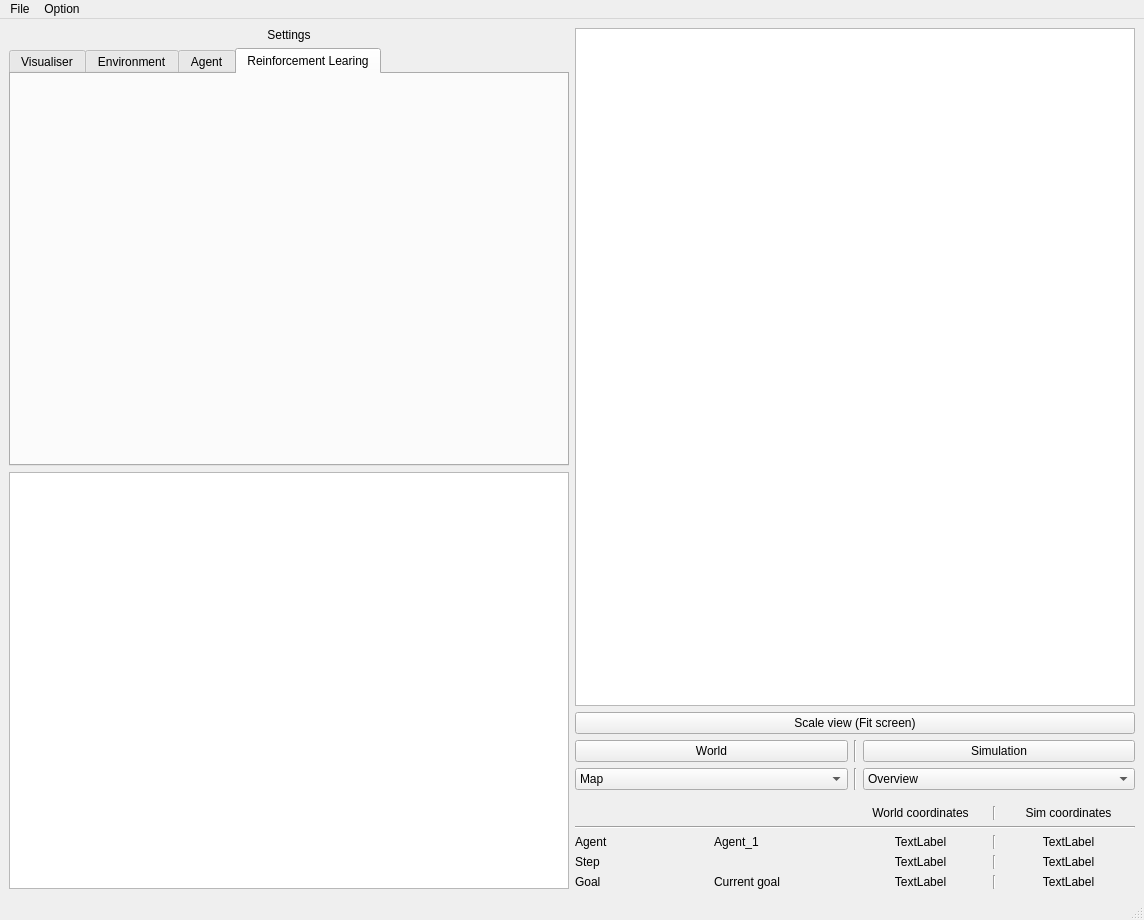
<?xml version="1.0" encoding="UTF-8"?>
<ui version="4.0">
 <class>main_window</class>
 <widget class="QMainWindow" name="main_window">
  <property name="geometry">
   <rect>
    <x>0</x>
    <y>0</y>
    <width>1144</width>
    <height>920</height>
   </rect>
  </property>
  <property name="minimumSize">
   <size>
    <width>1144</width>
    <height>920</height>
   </size>
  </property>
  <property name="windowTitle">
   <string>RSAI_v1.1</string>
  </property>
  <widget class="QWidget" name="centralwidget">
   <layout class="QHBoxLayout" name="horizontalLayout_3">
    <item>
     <layout class="QHBoxLayout" name="horizontalLayout">
      <item>
       <layout class="QVBoxLayout" name="verticalLayout_3">
        <item>
         <widget class="QLabel" name="label">
          <property name="text">
           <string>Settings</string>
          </property>
          <property name="alignment">
           <set>Qt::AlignCenter</set>
          </property>
         </widget>
        </item>
        <item>
         <widget class="QTabWidget" name="tabWidget">
          <property name="currentIndex">
           <number>3</number>
          </property>
          <widget class="QWidget" name="tab">
           <attribute name="title">
            <string>Visualiser</string>
           </attribute>
          </widget>
          <widget class="QWidget" name="tab_3">
           <attribute name="title">
            <string>Environment</string>
           </attribute>
          </widget>
          <widget class="QWidget" name="tab_4">
           <attribute name="title">
            <string>Agent</string>
           </attribute>
          </widget>
          <widget class="QWidget" name="tab_5">
           <attribute name="title">
            <string>Reinforcement Learing</string>
           </attribute>
          </widget>
         </widget>
        </item>
        <item>
         <widget class="QTextEdit" name="console_output"/>
        </item>
       </layout>
      </item>
     </layout>
    </item>
    <item>
     <layout class="QVBoxLayout" name="verticalLayout_4">
      <item>
       <layout class="QVBoxLayout" name="verticalLayout_5">
        <item>
         <widget class="QGraphicsView" name="map_view"/>
        </item>
        <item>
         <widget class="QPushButton" name="scale_toggle">
          <property name="text">
           <string>Scale view (Fit screen)</string>
          </property>
         </widget>
        </item>
        <item>
         <layout class="QHBoxLayout" name="horizontalLayout_6">
          <item>
           <layout class="QGridLayout" name="gridLayout">
            <item row="0" column="2">
             <widget class="QPushButton" name="simulation_toggle">
              <property name="text">
               <string>Simulation</string>
              </property>
             </widget>
            </item>
            <item row="1" column="2">
             <widget class="QComboBox" name="simulation_combo">
              <item>
               <property name="text">
                <string>Overview</string>
               </property>
              </item>
              <item>
               <property name="text">
                <string>Obstacles</string>
               </property>
              </item>
              <item>
               <property name="text">
                <string>Paths</string>
               </property>
              </item>
              <item>
               <property name="text">
                <string>Agent</string>
               </property>
              </item>
             </widget>
            </item>
            <item row="0" column="0">
             <widget class="QPushButton" name="world_toggle">
              <property name="text">
               <string>World</string>
              </property>
             </widget>
            </item>
            <item row="1" column="0">
             <widget class="QComboBox" name="world_combo">
              <item>
               <property name="text">
                <string>Map</string>
               </property>
              </item>
              <item>
               <property name="text">
                <string>Obstacles</string>
               </property>
              </item>
             </widget>
            </item>
            <item row="0" column="1">
             <widget class="Line" name="line_6">
              <property name="orientation">
               <enum>Qt::Vertical</enum>
              </property>
             </widget>
            </item>
            <item row="1" column="1">
             <widget class="Line" name="line_7">
              <property name="orientation">
               <enum>Qt::Vertical</enum>
              </property>
             </widget>
            </item>
           </layout>
          </item>
         </layout>
        </item>
        <item>
         <spacer name="verticalSpacer">
          <property name="orientation">
           <enum>Qt::Vertical</enum>
          </property>
          <property name="sizeType">
           <enum>QSizePolicy::Fixed</enum>
          </property>
          <property name="sizeHint" stdset="0">
           <size>
            <width>20</width>
            <height>10</height>
           </size>
          </property>
         </spacer>
        </item>
        <item>
         <layout class="QVBoxLayout" name="verticalLayout_6">
          <item>
           <layout class="QHBoxLayout" name="horizontalLayout_2">
            <item>
             <widget class="QLabel" name="label_2">
              <property name="text">
               <string/>
              </property>
              <property name="margin">
               <number>-8</number>
              </property>
             </widget>
            </item>
            <item>
             <widget class="QLabel" name="label_11">
              <property name="text">
               <string/>
              </property>
             </widget>
            </item>
            <item>
             <widget class="QLabel" name="label_3">
              <property name="text">
               <string>World coordinates</string>
              </property>
              <property name="alignment">
               <set>Qt::AlignCenter</set>
              </property>
             </widget>
            </item>
            <item>
             <widget class="Line" name="line_4">
              <property name="orientation">
               <enum>Qt::Vertical</enum>
              </property>
             </widget>
            </item>
            <item>
             <widget class="QLabel" name="label_4">
              <property name="text">
               <string>Sim coordinates</string>
              </property>
              <property name="alignment">
               <set>Qt::AlignCenter</set>
              </property>
             </widget>
            </item>
           </layout>
          </item>
          <item>
           <widget class="Line" name="line">
            <property name="orientation">
             <enum>Qt::Horizontal</enum>
            </property>
           </widget>
          </item>
         </layout>
        </item>
       </layout>
      </item>
      <item>
       <layout class="QHBoxLayout" name="horizontalLayout_4">
        <item>
         <widget class="QLabel" name="label_5">
          <property name="text">
           <string>Agent</string>
          </property>
         </widget>
        </item>
        <item>
         <widget class="QLabel" name="agent_name">
          <property name="text">
           <string>Agent_1</string>
          </property>
         </widget>
        </item>
        <item>
         <widget class="QLabel" name="agent_pos_world_coordinates">
          <property name="text">
           <string>TextLabel</string>
          </property>
          <property name="alignment">
           <set>Qt::AlignCenter</set>
          </property>
         </widget>
        </item>
        <item>
         <widget class="Line" name="line_2">
          <property name="orientation">
           <enum>Qt::Vertical</enum>
          </property>
         </widget>
        </item>
        <item>
         <widget class="QLabel" name="agent_pos_sim_coordinates">
          <property name="text">
           <string>TextLabel</string>
          </property>
          <property name="alignment">
           <set>Qt::AlignCenter</set>
          </property>
         </widget>
        </item>
       </layout>
      </item>
      <item>
       <layout class="QHBoxLayout" name="horizontalLayout_7">
        <item>
         <widget class="QLabel" name="label_6">
          <property name="text">
           <string>Step</string>
          </property>
         </widget>
        </item>
        <item>
         <widget class="QLabel" name="label_9">
          <property name="text">
           <string/>
          </property>
         </widget>
        </item>
        <item>
         <widget class="QLabel" name="step_pos_world_coordinates">
          <property name="text">
           <string>TextLabel</string>
          </property>
          <property name="alignment">
           <set>Qt::AlignCenter</set>
          </property>
         </widget>
        </item>
        <item>
         <widget class="Line" name="line_5">
          <property name="orientation">
           <enum>Qt::Vertical</enum>
          </property>
         </widget>
        </item>
        <item>
         <widget class="QLabel" name="step_pos_sim_coordinates">
          <property name="text">
           <string>TextLabel</string>
          </property>
          <property name="alignment">
           <set>Qt::AlignCenter</set>
          </property>
         </widget>
        </item>
       </layout>
      </item>
      <item>
       <layout class="QHBoxLayout" name="horizontalLayout_5">
        <item>
         <widget class="QLabel" name="label_8">
          <property name="text">
           <string>Goal</string>
          </property>
         </widget>
        </item>
        <item>
         <widget class="QLabel" name="goal_name">
          <property name="text">
           <string>Current goal</string>
          </property>
         </widget>
        </item>
        <item>
         <widget class="QLabel" name="goal_pos_world_coordinates">
          <property name="text">
           <string>TextLabel</string>
          </property>
          <property name="alignment">
           <set>Qt::AlignCenter</set>
          </property>
         </widget>
        </item>
        <item>
         <widget class="Line" name="line_3">
          <property name="orientation">
           <enum>Qt::Vertical</enum>
          </property>
         </widget>
        </item>
        <item>
         <widget class="QLabel" name="goal_pos_sim_coordinates">
          <property name="text">
           <string>TextLabel</string>
          </property>
          <property name="alignment">
           <set>Qt::AlignCenter</set>
          </property>
         </widget>
        </item>
       </layout>
      </item>
     </layout>
    </item>
   </layout>
  </widget>
  <widget class="QMenuBar" name="menubar">
   <property name="geometry">
    <rect>
     <x>0</x>
     <y>0</y>
     <width>1144</width>
     <height>21</height>
    </rect>
   </property>
   <widget class="QMenu" name="menuFile">
    <property name="title">
     <string>File</string>
    </property>
   </widget>
   <widget class="QMenu" name="menuOption">
    <property name="title">
     <string>Option</string>
    </property>
   </widget>
   <addaction name="menuFile"/>
   <addaction name="menuOption"/>
  </widget>
  <widget class="QStatusBar" name="statusbar"/>
 </widget>
 <resources/>
 <connections/>
</ui>
